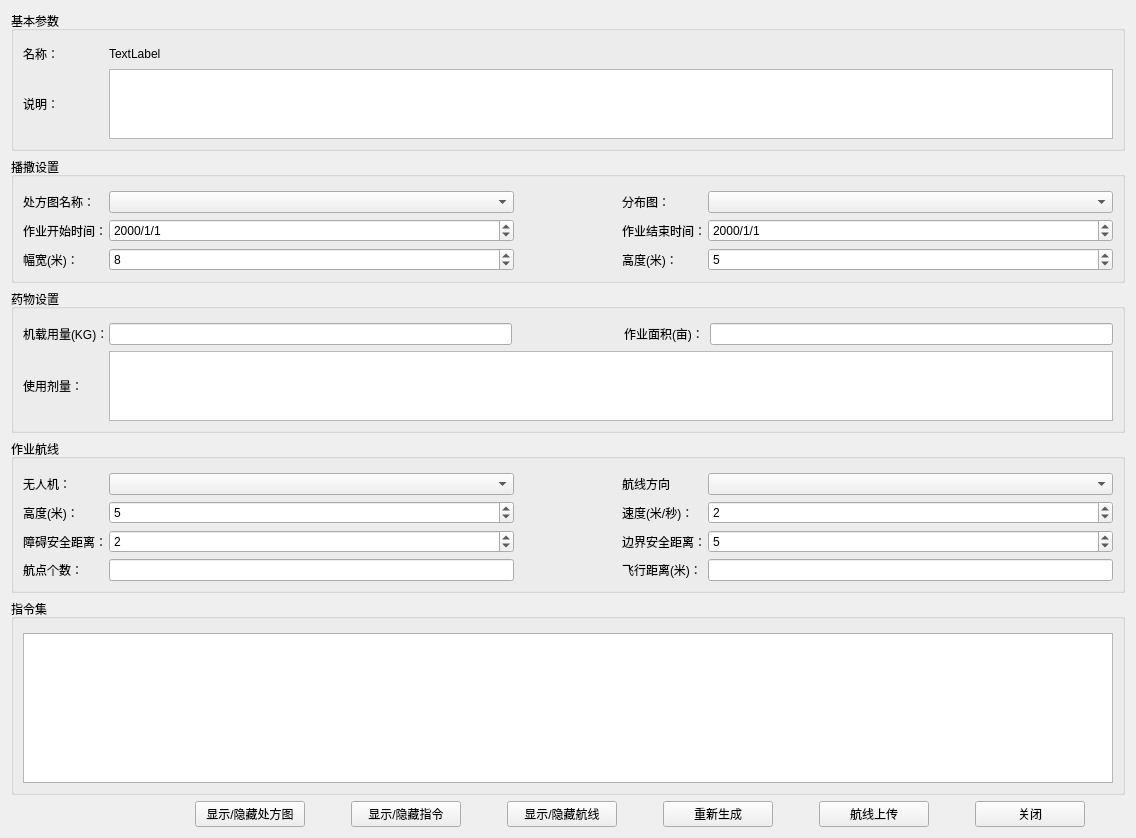
<?xml version="1.0" encoding="UTF-8"?>
<ui version="4.0">
 <class>CDlgAgroManureParaShow</class>
 <widget class="QWidget" name="CDlgAgroManureParaShow">
  <property name="geometry">
   <rect>
    <x>0</x>
    <y>0</y>
    <width>1136</width>
    <height>838</height>
   </rect>
  </property>
  <property name="windowTitle">
   <string>Form</string>
  </property>
  <layout class="QVBoxLayout" name="verticalLayout_2" stretch="0,0,0,1,0,3">
   <item>
    <widget class="QGroupBox" name="groupBox">
     <property name="title">
      <string>基本参数</string>
     </property>
     <layout class="QGridLayout" name="gridLayout_2">
      <property name="topMargin">
       <number>14</number>
      </property>
      <item row="0" column="0">
       <widget class="QLabel" name="label">
        <property name="minimumSize">
         <size>
          <width>80</width>
          <height>0</height>
         </size>
        </property>
        <property name="maximumSize">
         <size>
          <width>80</width>
          <height>16777215</height>
         </size>
        </property>
        <property name="text">
         <string>名称：</string>
        </property>
       </widget>
      </item>
      <item row="0" column="1">
       <widget class="QLabel" name="label_2">
        <property name="text">
         <string>TextLabel</string>
        </property>
       </widget>
      </item>
      <item row="1" column="0">
       <widget class="QLabel" name="label_3">
        <property name="minimumSize">
         <size>
          <width>80</width>
          <height>0</height>
         </size>
        </property>
        <property name="maximumSize">
         <size>
          <width>80</width>
          <height>16777215</height>
         </size>
        </property>
        <property name="text">
         <string>说明：</string>
        </property>
       </widget>
      </item>
      <item row="1" column="1">
       <widget class="QTextEdit" name="textEdit">
        <property name="maximumSize">
         <size>
          <width>16777215</width>
          <height>80</height>
         </size>
        </property>
       </widget>
      </item>
     </layout>
    </widget>
   </item>
   <item>
    <widget class="QGroupBox" name="groupBox_2">
     <property name="title">
      <string>播撒设置</string>
     </property>
     <layout class="QGridLayout" name="gridLayout_4" columnstretch="1,4,1,1,4">
      <property name="topMargin">
       <number>14</number>
      </property>
      <item row="3" column="3">
       <widget class="QLabel" name="label_16">
        <property name="minimumSize">
         <size>
          <width>80</width>
          <height>0</height>
         </size>
        </property>
        <property name="text">
         <string>作业结束时间：</string>
        </property>
       </widget>
      </item>
      <item row="3" column="4">
       <widget class="QDateTimeEdit" name="end_time_2">
        <property name="minimumSize">
         <size>
          <width>180</width>
          <height>0</height>
         </size>
        </property>
        <property name="maximumSize">
         <size>
          <width>16777215</width>
          <height>16777215</height>
         </size>
        </property>
        <property name="displayFormat">
         <string>yyyy/M/d</string>
        </property>
       </widget>
      </item>
      <item row="3" column="0">
       <widget class="QLabel" name="label_15">
        <property name="minimumSize">
         <size>
          <width>80</width>
          <height>0</height>
         </size>
        </property>
        <property name="maximumSize">
         <size>
          <width>80</width>
          <height>16777215</height>
         </size>
        </property>
        <property name="text">
         <string>作业开始时间：</string>
        </property>
       </widget>
      </item>
      <item row="4" column="0">
       <widget class="QLabel" name="label_18">
        <property name="minimumSize">
         <size>
          <width>80</width>
          <height>0</height>
         </size>
        </property>
        <property name="maximumSize">
         <size>
          <width>80</width>
          <height>16777215</height>
         </size>
        </property>
        <property name="text">
         <string>幅宽(米)：</string>
        </property>
       </widget>
      </item>
      <item row="0" column="0">
       <widget class="QLabel" name="label_13">
        <property name="minimumSize">
         <size>
          <width>80</width>
          <height>0</height>
         </size>
        </property>
        <property name="maximumSize">
         <size>
          <width>80</width>
          <height>16777215</height>
         </size>
        </property>
        <property name="text">
         <string>处方图名称：</string>
        </property>
       </widget>
      </item>
      <item row="0" column="1">
       <widget class="QComboBox" name="spray_name_comBox_2">
        <property name="minimumSize">
         <size>
          <width>180</width>
          <height>0</height>
         </size>
        </property>
        <property name="maximumSize">
         <size>
          <width>16777215</width>
          <height>16777215</height>
         </size>
        </property>
       </widget>
      </item>
      <item row="4" column="4">
       <widget class="QSpinBox" name="spinBox_2">
        <property name="value">
         <number>5</number>
        </property>
       </widget>
      </item>
      <item row="4" column="1">
       <widget class="QSpinBox" name="spinBox">
        <property name="value">
         <number>8</number>
        </property>
       </widget>
      </item>
      <item row="3" column="1">
       <widget class="QDateTimeEdit" name="start_time_2">
        <property name="minimumSize">
         <size>
          <width>180</width>
          <height>0</height>
         </size>
        </property>
        <property name="maximumSize">
         <size>
          <width>16777215</width>
          <height>16777215</height>
         </size>
        </property>
        <property name="displayFormat">
         <string>yyyy/M/d</string>
        </property>
       </widget>
      </item>
      <item row="4" column="3">
       <widget class="QLabel" name="label_37">
        <property name="minimumSize">
         <size>
          <width>80</width>
          <height>0</height>
         </size>
        </property>
        <property name="maximumSize">
         <size>
          <width>16777215</width>
          <height>16777215</height>
         </size>
        </property>
        <property name="text">
         <string>高度(米)：</string>
        </property>
       </widget>
      </item>
      <item row="3" column="2">
       <spacer name="horizontalSpacer_7">
        <property name="orientation">
         <enum>Qt::Horizontal</enum>
        </property>
        <property name="sizeHint" stdset="0">
         <size>
          <width>200</width>
          <height>20</height>
         </size>
        </property>
       </spacer>
      </item>
      <item row="0" column="3">
       <widget class="QLabel" name="label_8">
        <property name="sizePolicy">
         <sizepolicy hsizetype="Fixed" vsizetype="Preferred">
          <horstretch>0</horstretch>
          <verstretch>0</verstretch>
         </sizepolicy>
        </property>
        <property name="minimumSize">
         <size>
          <width>80</width>
          <height>0</height>
         </size>
        </property>
        <property name="maximumSize">
         <size>
          <width>80</width>
          <height>16777215</height>
         </size>
        </property>
        <property name="text">
         <string>分布图：</string>
        </property>
       </widget>
      </item>
      <item row="0" column="4">
       <widget class="QComboBox" name="compute_box">
        <property name="minimumSize">
         <size>
          <width>180</width>
          <height>0</height>
         </size>
        </property>
        <property name="maximumSize">
         <size>
          <width>16777215</width>
          <height>16777215</height>
         </size>
        </property>
       </widget>
      </item>
     </layout>
    </widget>
   </item>
   <item>
    <widget class="QGroupBox" name="groupBox_4">
     <property name="title">
      <string>药物设置</string>
     </property>
     <layout class="QGridLayout" name="gridLayout_5" columnstretch="1,4,1,1,4">
      <property name="topMargin">
       <number>14</number>
      </property>
      <item row="0" column="0">
       <widget class="QLabel" name="label_38">
        <property name="minimumSize">
         <size>
          <width>80</width>
          <height>0</height>
         </size>
        </property>
        <property name="maximumSize">
         <size>
          <width>80</width>
          <height>16777215</height>
         </size>
        </property>
        <property name="text">
         <string>机载用量(KG)：</string>
        </property>
       </widget>
      </item>
      <item row="0" column="1">
       <widget class="QLineEdit" name="edit_width_5">
        <property name="minimumSize">
         <size>
          <width>180</width>
          <height>0</height>
         </size>
        </property>
        <property name="maximumSize">
         <size>
          <width>16777215</width>
          <height>16777215</height>
         </size>
        </property>
       </widget>
      </item>
      <item row="0" column="2">
       <spacer name="horizontalSpacer_11">
        <property name="orientation">
         <enum>Qt::Horizontal</enum>
        </property>
        <property name="sizeHint" stdset="0">
         <size>
          <width>147</width>
          <height>20</height>
         </size>
        </property>
       </spacer>
      </item>
      <item row="0" column="3">
       <widget class="QLabel" name="label_40">
        <property name="minimumSize">
         <size>
          <width>80</width>
          <height>0</height>
         </size>
        </property>
        <property name="maximumSize">
         <size>
          <width>80</width>
          <height>16777215</height>
         </size>
        </property>
        <property name="text">
         <string>作业面积(亩)：</string>
        </property>
       </widget>
      </item>
      <item row="0" column="4">
       <widget class="QLineEdit" name="edit_width_6">
        <property name="minimumSize">
         <size>
          <width>180</width>
          <height>0</height>
         </size>
        </property>
        <property name="maximumSize">
         <size>
          <width>16777215</width>
          <height>16777215</height>
         </size>
        </property>
       </widget>
      </item>
      <item row="1" column="0">
       <widget class="QLabel" name="label_39">
        <property name="minimumSize">
         <size>
          <width>80</width>
          <height>0</height>
         </size>
        </property>
        <property name="maximumSize">
         <size>
          <width>80</width>
          <height>16777215</height>
         </size>
        </property>
        <property name="text">
         <string>使用剂量：</string>
        </property>
       </widget>
      </item>
      <item row="1" column="1" colspan="4">
       <widget class="QTableWidget" name="tableWidget">
        <property name="maximumSize">
         <size>
          <width>16777215</width>
          <height>70</height>
         </size>
        </property>
       </widget>
      </item>
     </layout>
    </widget>
   </item>
   <item>
    <widget class="QGroupBox" name="groupBox_3">
     <property name="title">
      <string>作业航线</string>
     </property>
     <layout class="QGridLayout" name="gridLayout" columnstretch="1,4,1,1,4">
      <property name="topMargin">
       <number>14</number>
      </property>
      <item row="5" column="4">
       <widget class="QLineEdit" name="flight_distance">
        <property name="sizePolicy">
         <sizepolicy hsizetype="Preferred" vsizetype="Fixed">
          <horstretch>0</horstretch>
          <verstretch>0</verstretch>
         </sizepolicy>
        </property>
        <property name="minimumSize">
         <size>
          <width>180</width>
          <height>0</height>
         </size>
        </property>
        <property name="maximumSize">
         <size>
          <width>16777215</width>
          <height>16777215</height>
         </size>
        </property>
        <property name="text">
         <string/>
        </property>
       </widget>
      </item>
      <item row="5" column="3">
       <widget class="QLabel" name="label_27">
        <property name="sizePolicy">
         <sizepolicy hsizetype="Fixed" vsizetype="Preferred">
          <horstretch>0</horstretch>
          <verstretch>0</verstretch>
         </sizepolicy>
        </property>
        <property name="minimumSize">
         <size>
          <width>80</width>
          <height>0</height>
         </size>
        </property>
        <property name="text">
         <string>飞行距离(米)：</string>
        </property>
        <property name="alignment">
         <set>Qt::AlignLeading|Qt::AlignLeft|Qt::AlignVCenter</set>
        </property>
       </widget>
      </item>
      <item row="0" column="0">
       <widget class="QLabel" name="label_57">
        <property name="sizePolicy">
         <sizepolicy hsizetype="Fixed" vsizetype="Preferred">
          <horstretch>0</horstretch>
          <verstretch>0</verstretch>
         </sizepolicy>
        </property>
        <property name="minimumSize">
         <size>
          <width>80</width>
          <height>0</height>
         </size>
        </property>
        <property name="maximumSize">
         <size>
          <width>80</width>
          <height>16777215</height>
         </size>
        </property>
        <property name="text">
         <string>无人机：</string>
        </property>
       </widget>
      </item>
      <item row="0" column="4">
       <widget class="QComboBox" name="route_diration_box">
        <property name="minimumSize">
         <size>
          <width>180</width>
          <height>0</height>
         </size>
        </property>
        <property name="maximumSize">
         <size>
          <width>16777215</width>
          <height>16777215</height>
         </size>
        </property>
       </widget>
      </item>
      <item row="0" column="1">
       <widget class="QComboBox" name="drone_box">
        <property name="minimumSize">
         <size>
          <width>180</width>
          <height>0</height>
         </size>
        </property>
        <property name="maximumSize">
         <size>
          <width>16777215</width>
          <height>16777215</height>
         </size>
        </property>
       </widget>
      </item>
      <item row="0" column="2">
       <spacer name="horizontalSpacer_4">
        <property name="orientation">
         <enum>Qt::Horizontal</enum>
        </property>
        <property name="sizeHint" stdset="0">
         <size>
          <width>51</width>
          <height>20</height>
         </size>
        </property>
       </spacer>
      </item>
      <item row="1" column="0">
       <widget class="QLabel" name="label_20">
        <property name="sizePolicy">
         <sizepolicy hsizetype="Fixed" vsizetype="Preferred">
          <horstretch>0</horstretch>
          <verstretch>0</verstretch>
         </sizepolicy>
        </property>
        <property name="minimumSize">
         <size>
          <width>80</width>
          <height>0</height>
         </size>
        </property>
        <property name="maximumSize">
         <size>
          <width>80</width>
          <height>16777215</height>
         </size>
        </property>
        <property name="text">
         <string>高度(米)：</string>
        </property>
       </widget>
      </item>
      <item row="0" column="3">
       <widget class="QLabel" name="label_22">
        <property name="sizePolicy">
         <sizepolicy hsizetype="Fixed" vsizetype="Preferred">
          <horstretch>0</horstretch>
          <verstretch>0</verstretch>
         </sizepolicy>
        </property>
        <property name="minimumSize">
         <size>
          <width>80</width>
          <height>0</height>
         </size>
        </property>
        <property name="text">
         <string>航线方向</string>
        </property>
        <property name="alignment">
         <set>Qt::AlignLeading|Qt::AlignLeft|Qt::AlignVCenter</set>
        </property>
       </widget>
      </item>
      <item row="1" column="3">
       <widget class="QLabel" name="label_21">
        <property name="sizePolicy">
         <sizepolicy hsizetype="Fixed" vsizetype="Preferred">
          <horstretch>0</horstretch>
          <verstretch>0</verstretch>
         </sizepolicy>
        </property>
        <property name="minimumSize">
         <size>
          <width>80</width>
          <height>0</height>
         </size>
        </property>
        <property name="text">
         <string>速度(米/秒)：</string>
        </property>
        <property name="alignment">
         <set>Qt::AlignLeading|Qt::AlignLeft|Qt::AlignVCenter</set>
        </property>
       </widget>
      </item>
      <item row="5" column="0">
       <widget class="QLabel" name="label_25">
        <property name="sizePolicy">
         <sizepolicy hsizetype="Fixed" vsizetype="Preferred">
          <horstretch>0</horstretch>
          <verstretch>0</verstretch>
         </sizepolicy>
        </property>
        <property name="minimumSize">
         <size>
          <width>80</width>
          <height>0</height>
         </size>
        </property>
        <property name="maximumSize">
         <size>
          <width>80</width>
          <height>16777215</height>
         </size>
        </property>
        <property name="text">
         <string>航点个数：</string>
        </property>
       </widget>
      </item>
      <item row="5" column="1">
       <widget class="QLineEdit" name="flight_point">
        <property name="sizePolicy">
         <sizepolicy hsizetype="Preferred" vsizetype="Fixed">
          <horstretch>0</horstretch>
          <verstretch>0</verstretch>
         </sizepolicy>
        </property>
        <property name="minimumSize">
         <size>
          <width>180</width>
          <height>0</height>
         </size>
        </property>
        <property name="maximumSize">
         <size>
          <width>16777215</width>
          <height>16777215</height>
         </size>
        </property>
        <property name="text">
         <string/>
        </property>
       </widget>
      </item>
      <item row="1" column="1">
       <widget class="QSpinBox" name="spinBox_3">
        <property name="value">
         <number>5</number>
        </property>
       </widget>
      </item>
      <item row="1" column="4">
       <widget class="QSpinBox" name="spinBox_4">
        <property name="value">
         <number>2</number>
        </property>
       </widget>
      </item>
      <item row="4" column="0">
       <widget class="QLabel" name="label_28">
        <property name="minimumSize">
         <size>
          <width>80</width>
          <height>0</height>
         </size>
        </property>
        <property name="maximumSize">
         <size>
          <width>80</width>
          <height>16777215</height>
         </size>
        </property>
        <property name="text">
         <string>障碍安全距离：</string>
        </property>
       </widget>
      </item>
      <item row="4" column="3">
       <widget class="QLabel" name="label_26">
        <property name="minimumSize">
         <size>
          <width>80</width>
          <height>0</height>
         </size>
        </property>
        <property name="text">
         <string>边界安全距离：</string>
        </property>
       </widget>
      </item>
      <item row="4" column="1">
       <widget class="QSpinBox" name="spinBox_5">
        <property name="value">
         <number>2</number>
        </property>
       </widget>
      </item>
      <item row="4" column="4">
       <widget class="QSpinBox" name="spinBox_6">
        <property name="value">
         <number>5</number>
        </property>
       </widget>
      </item>
     </layout>
    </widget>
   </item>
   <item>
    <widget class="QGroupBox" name="groupBox_5">
     <property name="title">
      <string>指令集</string>
     </property>
     <layout class="QVBoxLayout" name="verticalLayout">
      <property name="topMargin">
       <number>14</number>
      </property>
      <item>
       <widget class="QTableWidget" name="tableWidget_2"/>
      </item>
     </layout>
    </widget>
   </item>
   <item>
    <layout class="QHBoxLayout" name="horizontalLayout_3" stretch="4,0,0,0,0,0,0,0,0,0,0,0,0">
     <item>
      <spacer name="horizontalSpacer">
       <property name="orientation">
        <enum>Qt::Horizontal</enum>
       </property>
       <property name="sizeHint" stdset="0">
        <size>
         <width>40</width>
         <height>20</height>
        </size>
       </property>
      </spacer>
     </item>
     <item>
      <widget class="QPushButton" name="pushButton_4">
       <property name="minimumSize">
        <size>
         <width>110</width>
         <height>0</height>
        </size>
       </property>
       <property name="maximumSize">
        <size>
         <width>80</width>
         <height>16777215</height>
        </size>
       </property>
       <property name="text">
        <string>显示/隐藏处方图</string>
       </property>
      </widget>
     </item>
     <item>
      <spacer name="horizontalSpacer_3">
       <property name="orientation">
        <enum>Qt::Horizontal</enum>
       </property>
       <property name="sizeHint" stdset="0">
        <size>
         <width>40</width>
         <height>20</height>
        </size>
       </property>
      </spacer>
     </item>
     <item>
      <widget class="QPushButton" name="pushButton_6">
       <property name="minimumSize">
        <size>
         <width>110</width>
         <height>0</height>
        </size>
       </property>
       <property name="text">
        <string>显示/隐藏指令</string>
       </property>
      </widget>
     </item>
     <item>
      <spacer name="horizontalSpacer_8">
       <property name="orientation">
        <enum>Qt::Horizontal</enum>
       </property>
       <property name="sizeHint" stdset="0">
        <size>
         <width>40</width>
         <height>20</height>
        </size>
       </property>
      </spacer>
     </item>
     <item>
      <widget class="QPushButton" name="pushButton_3">
       <property name="minimumSize">
        <size>
         <width>110</width>
         <height>0</height>
        </size>
       </property>
       <property name="maximumSize">
        <size>
         <width>80</width>
         <height>16777215</height>
        </size>
       </property>
       <property name="text">
        <string>显示/隐藏航线</string>
       </property>
      </widget>
     </item>
     <item>
      <spacer name="horizontalSpacer_6">
       <property name="orientation">
        <enum>Qt::Horizontal</enum>
       </property>
       <property name="sizeHint" stdset="0">
        <size>
         <width>40</width>
         <height>20</height>
        </size>
       </property>
      </spacer>
     </item>
     <item>
      <widget class="QPushButton" name="pushButton_5">
       <property name="minimumSize">
        <size>
         <width>110</width>
         <height>0</height>
        </size>
       </property>
       <property name="maximumSize">
        <size>
         <width>80</width>
         <height>16777215</height>
        </size>
       </property>
       <property name="text">
        <string>重新生成</string>
       </property>
      </widget>
     </item>
     <item>
      <spacer name="horizontalSpacer_9">
       <property name="orientation">
        <enum>Qt::Horizontal</enum>
       </property>
       <property name="sizeHint" stdset="0">
        <size>
         <width>40</width>
         <height>20</height>
        </size>
       </property>
      </spacer>
     </item>
     <item>
      <widget class="QPushButton" name="pushButton_2">
       <property name="minimumSize">
        <size>
         <width>110</width>
         <height>0</height>
        </size>
       </property>
       <property name="maximumSize">
        <size>
         <width>80</width>
         <height>16777215</height>
        </size>
       </property>
       <property name="text">
        <string>航线上传</string>
       </property>
      </widget>
     </item>
     <item>
      <spacer name="horizontalSpacer_5">
       <property name="orientation">
        <enum>Qt::Horizontal</enum>
       </property>
       <property name="sizeHint" stdset="0">
        <size>
         <width>40</width>
         <height>20</height>
        </size>
       </property>
      </spacer>
     </item>
     <item>
      <widget class="QPushButton" name="pushButton">
       <property name="minimumSize">
        <size>
         <width>110</width>
         <height>0</height>
        </size>
       </property>
       <property name="maximumSize">
        <size>
         <width>80</width>
         <height>16777215</height>
        </size>
       </property>
       <property name="text">
        <string>关闭</string>
       </property>
      </widget>
     </item>
     <item>
      <spacer name="horizontalSpacer_2">
       <property name="orientation">
        <enum>Qt::Horizontal</enum>
       </property>
       <property name="sizeHint" stdset="0">
        <size>
         <width>40</width>
         <height>20</height>
        </size>
       </property>
      </spacer>
     </item>
    </layout>
   </item>
  </layout>
 </widget>
 <resources/>
 <connections/>
</ui>
